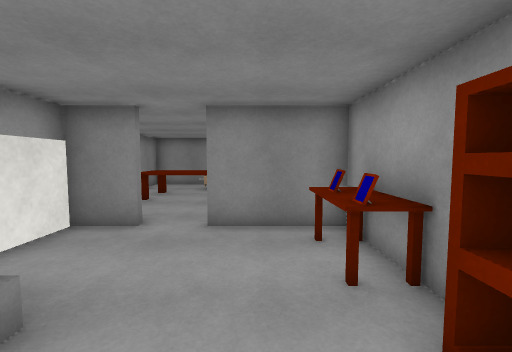
view 1 (above)

12 first-person views from a walk through a Unity game level. The camera is 1.5 m above the floor, tilts 4° down and sees 90° across. The floor is counted in squares, 1 m on a side. Each view is taken from the middle of a square. On the plan, view 1 faces up. The plan holds only what a view shows up to about 13 squares ahead; the rest is blank. The player character is not drawn. Surface patterns are stand-ins for the level's own textures.

view 2
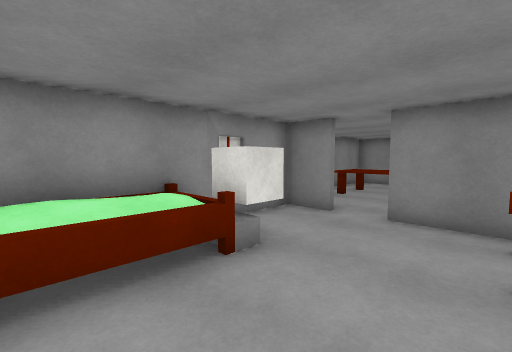

view 3
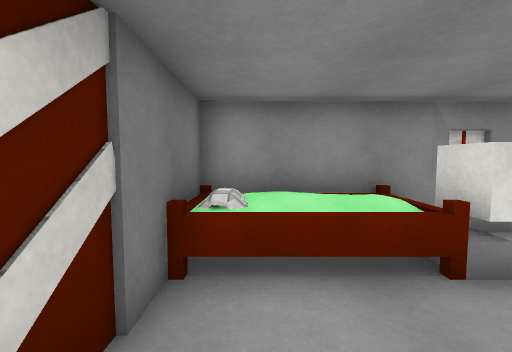

view 4
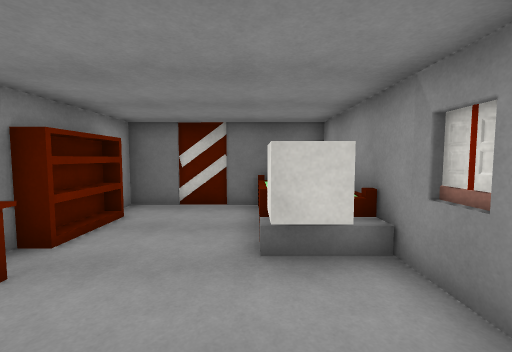

view 5
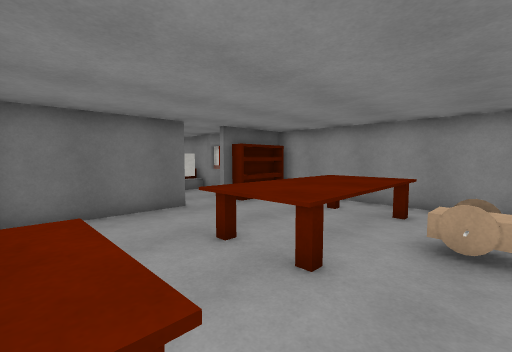

view 6
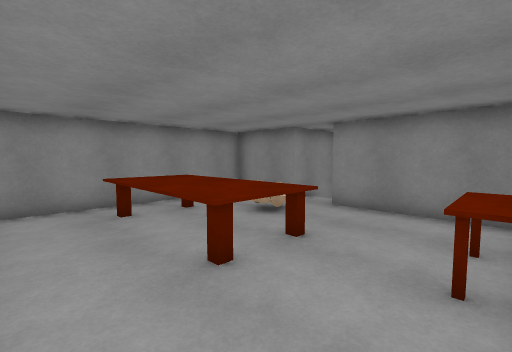

view 7
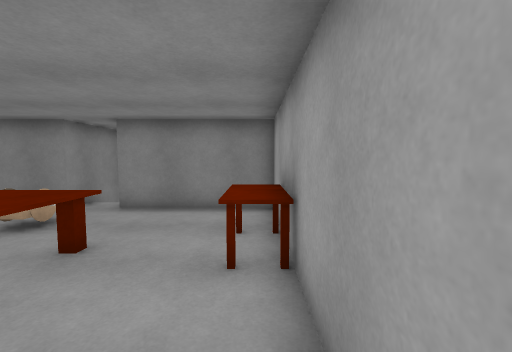

view 8
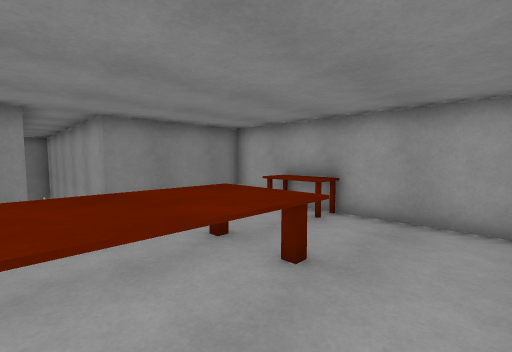

view 9
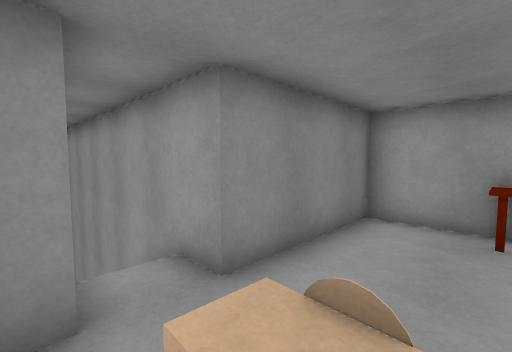

view 10
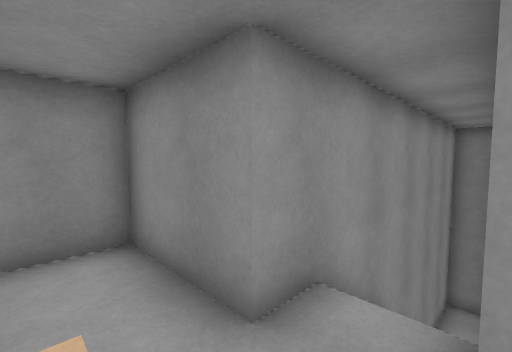

view 11
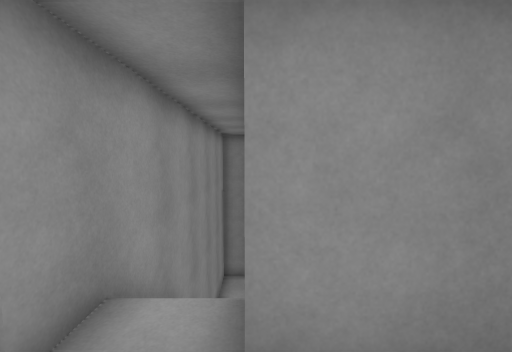

view 12
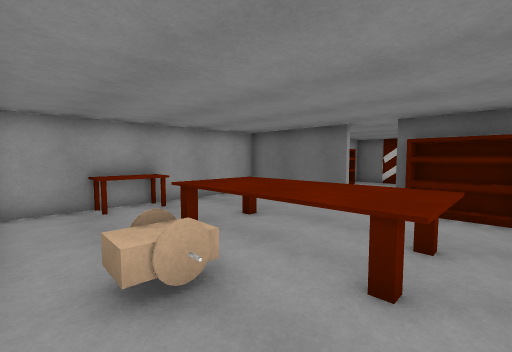

### Floor plan
Key: @ floor where view 1 was taken; # wall or solid block; . main floor; : floor 0.75 m higher than the main floor; - floor 4.5 m lower than the main floor; / step, stairs or slope; = window, fence, low wall or low ledge; ^ raised ledge; C cube; O other object.
Columns run from 6 left of view 1 to 4 right of it. Each row starts with its distance up from view 1.
 26    ##
 25    #-
 24    #-#
 23    #-#
 22    #
 21    #
 20    # #
 19    # #
 18    # #
 17    # #
 16    #/#
 15 ####.######
 14 #.........#
 13 #...O.....#
 12 #...O....^#
 11 #.^^^^^..^#
 10 #.^^^^^..^#
  9 #.^^^^^...#
  8 #.........#
  7 #.........#
  6 ####.######
  5   #....=#
  4   #....^^
  3   #CC..^^
  2   #CC...#
  1   #:=...#
  0   #:..@.#
 -1   #:....#
 -2   #######

Where each view was taken, in squares from view 1:
view 1: 0 up, 0 right, facing up
view 2: 1 down, 1 right, facing up-left
view 3: 1 down, 1 right, facing left
view 4: 6 up, 2 left, facing down
view 5: 13 up, 3 right, facing down-left
view 6: 7 up, 3 right, facing up-left
view 7: 7 up, 3 right, facing up
view 8: 7 up, 3 left, facing up-right
view 9: 12 up, 3 left, facing up-right
view 10: 13 up, 1 left, facing up-left
view 11: 13 up, 1 left, facing up
view 12: 14 up, 5 left, facing down-right
